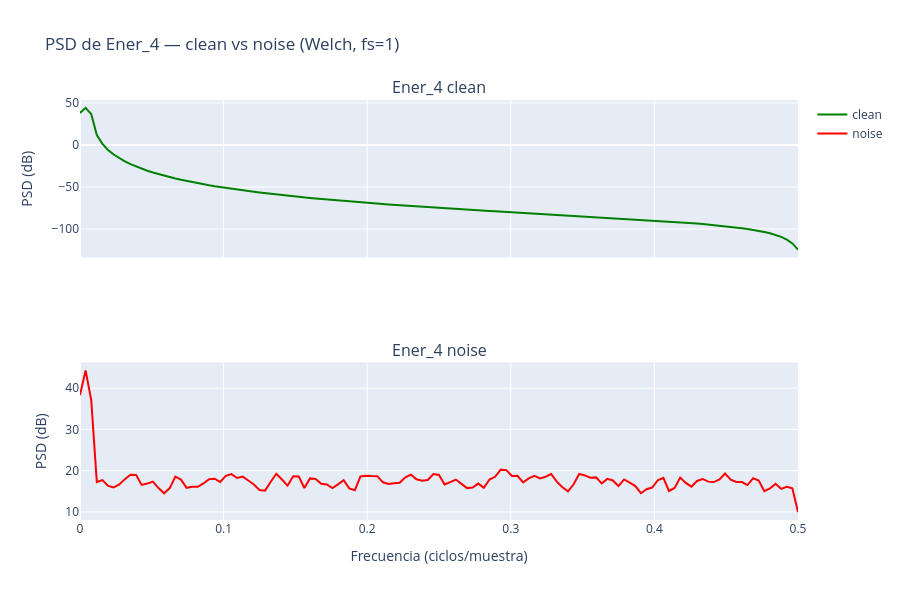

Notebook code cell kept with this figure:
### Markdown cell above
#### Comparando la versión limpia contra la ruidosa

Graficamos la distribución de energía por frecuencia de `Ener_4` en sus dos versiones (`clean` y
`noise`). Si el ruido inyectado ocupa una zona distinta a la señal real, debería verse como un
"piso" adicional de energía que la versión limpia no tiene.

### Code cell
fs = 1.0
f_c, psd_c = signal.welch(e4_clean, fs=fs, nperseg=256)
f_n, psd_n = signal.welch(e4_noise, fs=fs, nperseg=256)

fig_psd = make_subplots(rows=2, cols=1, shared_xaxes=True,
                        subplot_titles=['Ener_4 clean', 'Ener_4 noise'])
fig_psd.add_trace(go.Scatter(x=f_c, y=10 * np.log10(psd_c), name='clean',
                             line=dict(color='green')), row=1, col=1)
fig_psd.add_trace(go.Scatter(x=f_n, y=10 * np.log10(psd_n), name='noise',
                             line=dict(color='red')), row=2, col=1)
fig_psd.update_xaxes(title='Frecuencia (ciclos/muestra)', range=[0, 0.5], row=2, col=1)
fig_psd.update_yaxes(title='PSD (dB)')
fig_psd.update_layout(height=600, title='PSD de Ener_4 — clean vs noise (Welch, fs=1)')
fig_psd.write_html('../results/figuras/fase2_ener4_psd_clean_noise.html', auto_open=False)
fig_psd.show()

### Figure 1 — Plotly figure (JSON) as saved in the notebook; plotly's stock layout.template omitted (floating-point values rounded to 4 significant figures; data arrays with more than 128 entries replaced by an {"elided": "..."} marker saying what was removed)
{"data": [{"line": {"color": "green"}, "name": "clean", "type": "scatter", "x": {"elided": "129 float values"}, "xaxis": "x", "y": {"elided": "129 float values"}, "yaxis": "y"}, {"line": {"color": "red"}, "name": "noise", "type": "scatter", "x": {"elided": "129 float values"}, "xaxis": "x2", "y": {"elided": "129 float values"}, "yaxis": "y2"}], "layout": {"annotations": [{"font": {"size": 16}, "showarrow": false, "text": "Ener_4 clean", "x": 0.5, "xanchor": "center", "xref": "paper", "y": 1, "yanchor": "bottom", "yref": "paper"}, {"font": {"size": 16}, "showarrow": false, "text": "Ener_4 noise", "x": 0.5, "xanchor": "center", "xref": "paper", "y": 0.375, "yanchor": "bottom", "yref": "paper"}], "height": 600, "title": {"text": "PSD de Ener_4 — clean vs noise (Welch, fs=1)"}, "xaxis": {"anchor": "y", "domain": [0, 1], "matches": "x2", "showticklabels": false}, "xaxis2": {"anchor": "y2", "domain": [0, 1], "range": [0, 0.5], "title": {"text": "Frecuencia (ciclos/muestra)"}}, "yaxis": {"anchor": "x", "domain": [0.625, 1], "title": {"text": "PSD (dB)"}}, "yaxis2": {"anchor": "x2", "domain": [0, 0.375], "title": {"text": "PSD (dB)"}}}}
